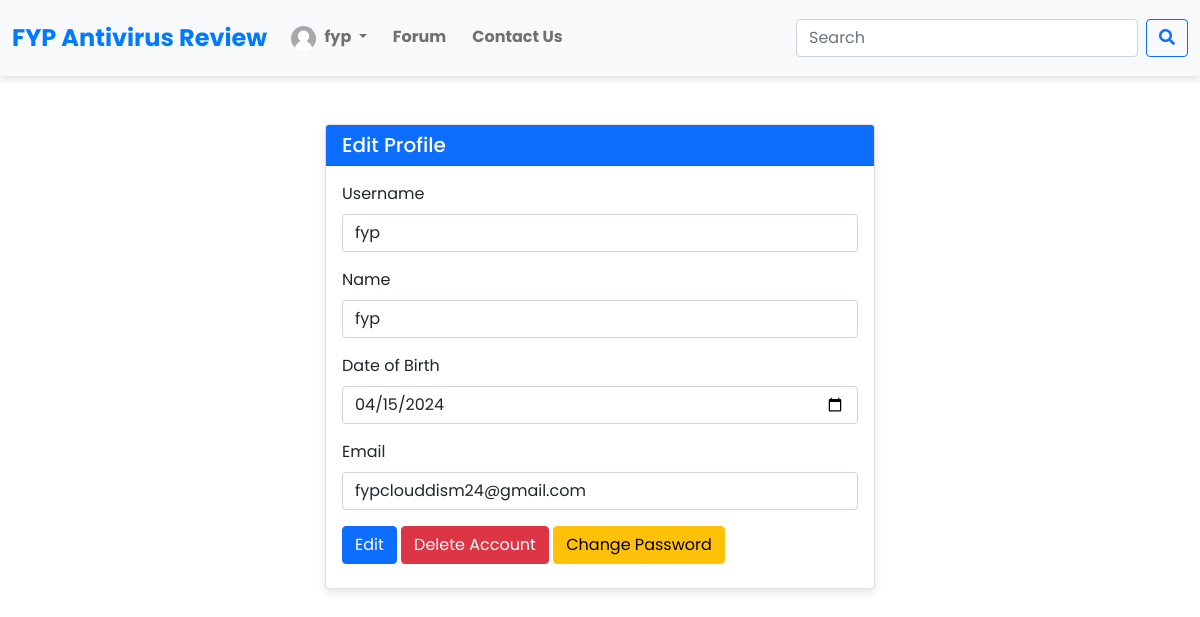
The page /userEdit.php (signed in) on the database its author committed.
### tables this page shows
CREATE TABLE `users` (
  `userId` int(11) NOT NULL,
  `username` varchar(60) NOT NULL,
  `password` varchar(40) NOT NULL,
  `name` varchar(80) NOT NULL,
  `dob` varchar(80) NOT NULL,
  `email` varchar(80) NOT NULL
);

### userEdit.php (the view, shortened to what this page needs)
<?php
include "dbFunctions.php";
$query = "SELECT * FROM users WHERE userId = " . $_SESSION['userId'];
$result = mysqli_query($link, $query);
$row = mysqli_fetch_assoc($result);
?>
<!DOCTYPE html>
<html lang="en">
<head>
    <link href="https://cdn.jsdelivr.net/npm/bootstrap@5.1.1/dist/css/bootstrap.min.css" rel="stylesheet">
    <link rel="stylesheet" href="https://cdnjs.cloudflare.com/ajax/libs/font-awesome/5.15.4/css/all.min.css">
</head>
<body>
<?php include 'navbar.php'; ?>
<div class="container mt-5">
    <div class="card">
        <div class="card-header bg-primary text-white">
            <h5 class="mb-0">Edit Profile</h5>
        </div>
        <div class="card-body">
            <form method="POST" action="<?php echo $_SERVER["PHP_SELF"]; ?>">
                <div class="mb-3">
                    <label for="username" class="form-label">Username</label>
                    <input type="text" class="form-control" id="username" name="username" value="<?php echo $row['username']; ?>" required>
                </div>
                <div class="mb-3">
                    <label for="name" class="form-label">Name</label>
                    <input type="text" class="form-control" id="name" name="name" value="<?php echo $row['name']; ?>" required>
                </div>
                <div class="mb-3">
                    <label for="dob" class="form-label">Date of Birth</label>
                    <input type="date" class="form-control" id="dob" name="dob" value="<?php echo $row['dob']; ?>" required>
                </div>
                <div class="mb-3">
                    <label for="email" class="form-label">Email</label>
                    <input type="email" class="form-control" id="email" name="email" value="<?php echo $row['email']; ?>" required>
                </div>
                <div class="mb-2">
                    <button type="submit" class="btn btn-primary">Edit</button>
                    <a href="userDelete.php?userId=<?php echo $_SESSION['userId']; ?>" class="btn btn-danger">Delete Account</a>
                    <a href="changePassword.php?userId=<?php echo $_SESSION['userId']; ?>" class="btn btn-warning">Change Password</a>
                </div>
            </form>
        </div>
    </div>
</div>
</body>
</html>

### userEdit.php (style rules this page uses)
body { background-color: #f8f9fa; font-family: 'Poppins', sans-serif; }
.container { display: flex; justify-content: center; align-items: center; }
.card { box-shadow: 0 4px 8px rgba(0, 0, 0, 0.1); border-radius: 10px; width: 100%; max-width: 550px; }
.btn-primary { background-color: #007bff; border-color: #007bff; }

### navbar.php (style rules this page uses)
body { font-family: 'Poppins', sans-serif; }

### rows shown on the page
users: username "fyp", name "fyp", dob "04/15/2024", email "fypclouddism24@gmail.com"

### other values the page prints
$_SESSION['name'] "fyp"
